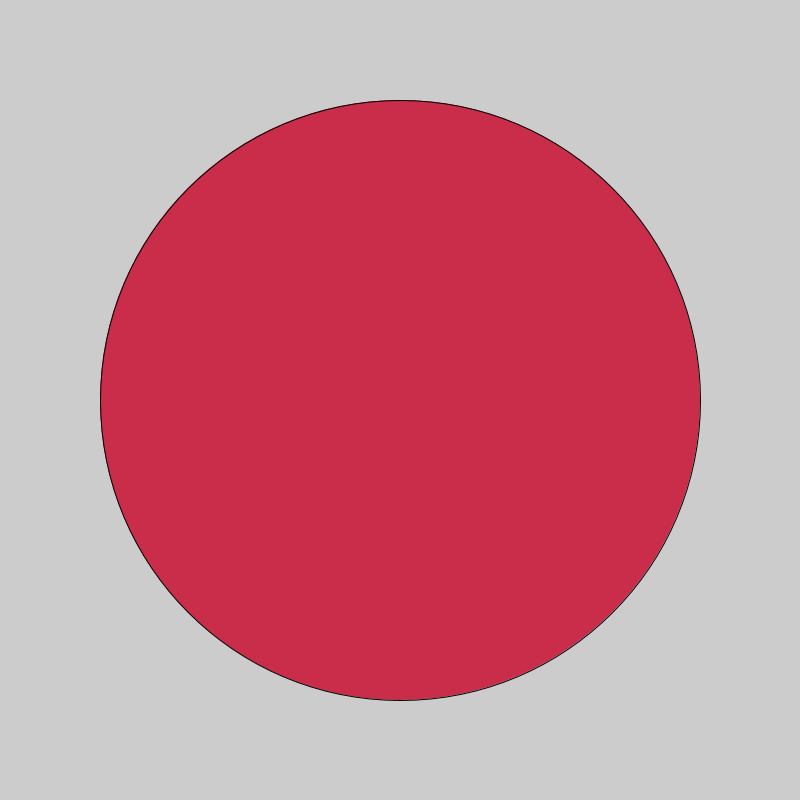
Frame 1 (no input)
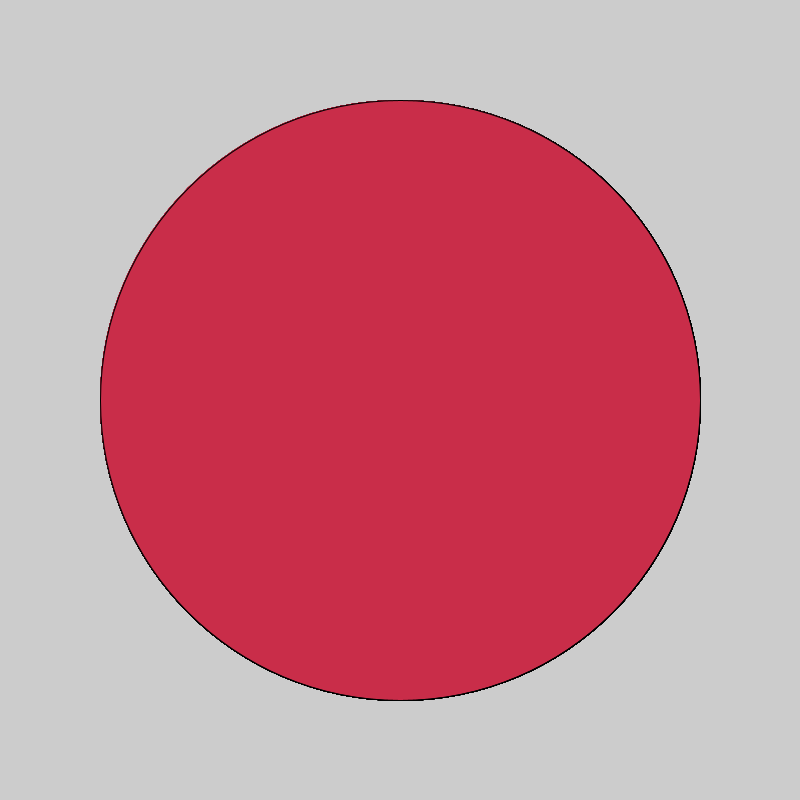
Frame 60 (the mouse pressed at the canvas centre just before this capture)
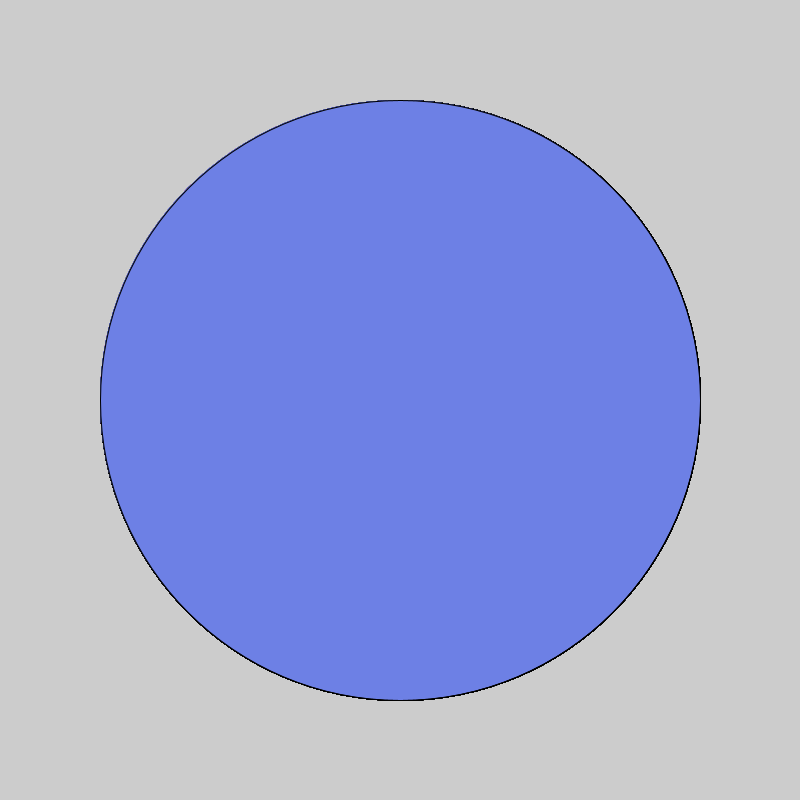
Frame 120 (the mouse held since frame 60 and released just before this capture)

The Processing sketch that drew these frames (run headless with seeded random() and noise(); from frame 60 on, the mouse is pressed at the canvas centre):

// Processing sketch: LogicalDot
// ── LogicalDot.pde
void setup(){
  size(800,800);
}
void draw(){
 if(mousePressed){
   fill(#6D80E5);
 }else{
   fill(#C92D49);
 }
   ellipse(400,400,600,600);
}
